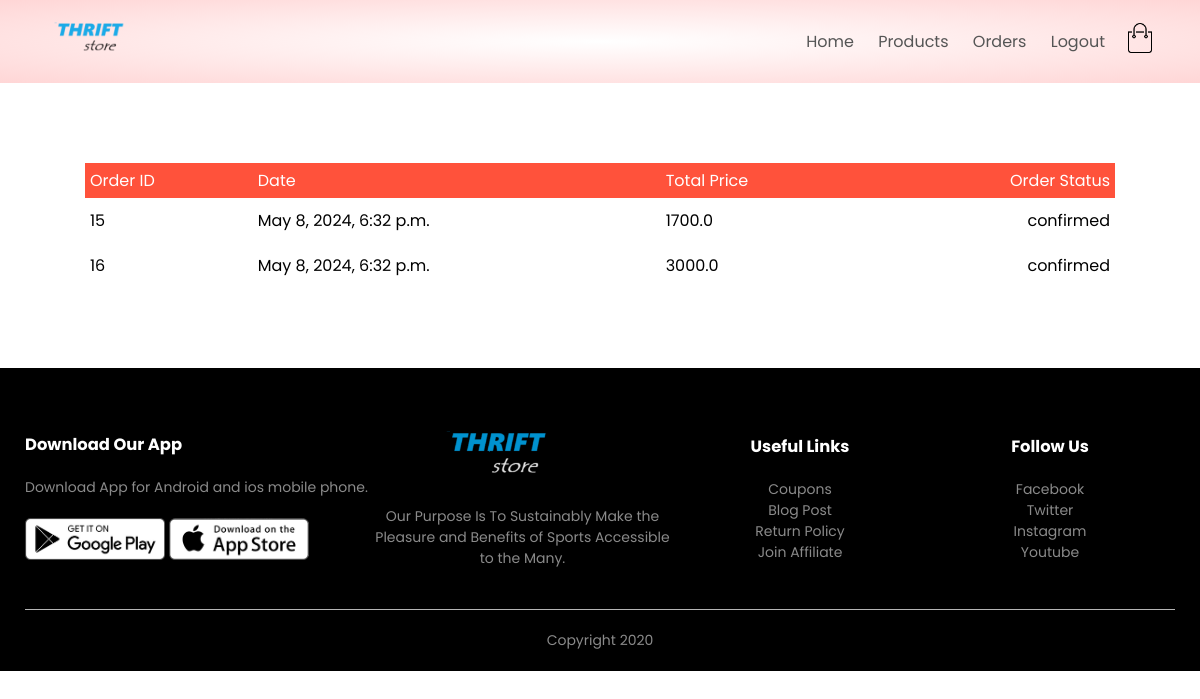
Page /order/show_orders (signed in) on the committed database.
### orders/models.py (models this page shows, shortened)
class Order(models.Model):
    LIVE=1
    DELETE=0
    DELETE_CHOICES=((LIVE,'live'),(DELETE,'Delete'))
    CART_STAGE=0
    ORDER_CONFIRMED=1
    ORDER_PROCESSED=2
    ORDER_DELIVERED=3
    ORDER_REJECTED=4
    STATUS_CHOICE=((ORDER_PROCESSED,"ORDER_PROCESSED"),
                   (ORDER_DELIVERED,"ORDER_DELIVERED"),
                   (ORDER_REJECTED,"ORDER_REJECTED")
                )
    order_status=models.IntegerField(choices=STATUS_CHOICE,default=CART_STAGE)
    total_price=models.FloatField(default=0)
    owner=models.ForeignKey(Customer, on_delete=models.SET_NULL,null=True,related_name='orders')
    delete_status=models.IntegerField(choices=DELETE_CHOICES,default=LIVE)
    created_at=models.DateTimeField(auto_now_add=True)
    updated_at=models.DateTimeField(auto_now=True)

### orders/views.py (the view)
# urls.py: path('show_orders',views.show_orders,name='show_orders'),
@login_required(login_url='account')
def show_orders(request):
    user=request.user
    customer=user.customer_profile
    all_orders=Order.objects.filter(owner=customer).exclude(order_status=Order.CART_STAGE)
    context={'orders':all_orders}
    return render(request,'orders.html',context)

### orders/templatetags/getstatus.py (called while the page is built)
@register.simple_tag(name='getstatus')
def getstatus(status):
    status=status-1
    status_array=['confirmed','processed','delivered','rejected']
    return status_array[status]

### templates/orders.html
{% extends 'without_banner.html' %}
{% block content %}
{% if messages %}
<div class="message-container">
{% for message in messages %}
    <li class="{{message.tags}}">{{ message }}</li>
{% endfor %}
</div>
{% else %}
{% include 'order_container.html' %}
{% endif %}
{% endblock content %}

### templates/order_container.html
{% load getstatus %}
<div class="small-container cart-page">
    {% if orders %}
    <table>
        <tbody>
            <tr>
                <th>Order ID</th>
                <th>Date</th>
                <th>Total Price</th>
                <th>Order Status</th>
            </tr>
            {% for order in orders %}
            <tr>
                <td>{{order.id}}</td>
                <td>{{order.created_at}}</td>
                <td>{{order.total_price}}</td>
                <td>{% getstatus order.order_status %}</td>
            </tr>
            {% endfor %}
        </tbody>
    </table>
    {% else %}
    <p>No data</p>
    {% endif %}
</div>

### static/css/style.css (style rules this page uses)
* { margin: 0; padding: 0; box-sizing: border-box; }
body { font-family: 'Poppins', sans-serif; }
.small-container { max-width: 1080px; margin: auto; padding-left: 25px; padding-right: 25px; }
.cart-page { margin: 80px auto; }
table { width: 100%; border-collapse: collapse; }
th { text-align: left; padding: 5px; color: #fff; background: #ff523b; font-weight: normal; }
td { padding: 10px 5px; }
td:last-child { text-align: right; }
th:last-child { text-align: right; }

### rows in the picture
Order: id "15", created_at "May 8, 2024, 6:32 p.m.", total_price "1700.0", order_status "confirmed"
Order: id "16", created_at "May 8, 2024, 6:32 p.m.", total_price "3000.0", order_status "confirmed"
